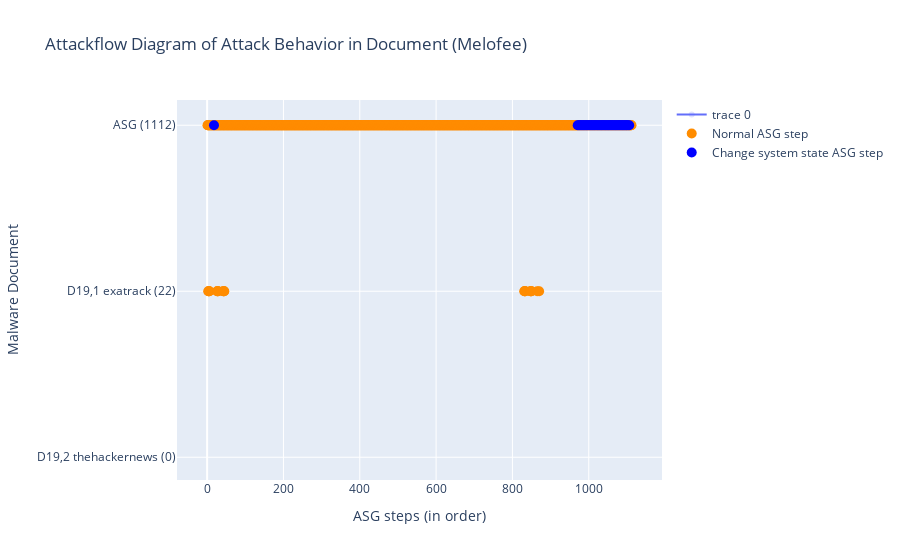

The notebook cell this image was saved under:
### Markdown cell above
### Run Script: draw Lifecycle diagram
- 兩個 traces (legend) 一般的 OP 和 ChangeSys OP。分兩個顏色，不重疊。
- x: [a,a,a,a,b,b,b,c,c,c] 不同 report 的 step 可以放同一個 list，因為屬於同個 trace。

### Code cell
# import plotly.express as px
import plotly
import plotly.graph_objects as go

def symmetric_difference(list1: list, list2: list) -> list:
    ''' return list1 - list2. '''
    s = set(list2)
    temp3 = [x for x in list1 if x not in s]
    return temp3

def draw_lifecycle(fset:FamilySet):
    familname = fset.familyname
    # reportnames = [rem.reportname for rem in fset.rem_lst if len(rem.match_regex)]

    fig = go.Figure()
    x, y = [], []
    x_sys, y_sys = [], []
    empty_columns = []

    for i, rem in enumerate(fset.rem_lst):
        numOfDot = len(rem.ASGstep_order_index)
        reportname = rem.reportname
        try:
            reportname = rem.reportname.split('.')[0]
            reportname = reportname.split('-')[1]
        except:
            print('source domian of report not found.')
            pass
        if reportname == 'Ms':
            reportname = 'Microsoft'
        idx = get_report_id(rem.reportname, mdf)
        reportname = f"{idx} {reportname}"
        reportname += f' ({numOfDot})'
        if len(rem.ASGstep_order_index) == 0:
            empty_columns.append(reportname)
            continue
        x_sys.extend(rem.SysASGstep_order_index) # 改變系統設定檔的 OP (這個變數有問題!!!)
        y_sys.extend([reportname] * len(rem.SysASGstep_order_index))
        current_x_normal = symmetric_difference(rem.ASGstep_order_index, rem.SysASGstep_order_index) # 一般的/其餘的 OP
        # print(reportname, 'numOfDot', numOfDot, 'rem.ASGstep_order_index', rem.ASGstep_order_index)
        # print('x_normal', current_x_normal, 'x_sys', rem.SysASGstep_order_index)
        x.extend(current_x_normal)
        y.extend([reportname] * len(current_x_normal))
        pass
    # todo: add baseline's lifecycle
    num_allstep = len(set(fset.sample.step_list))
    rowname = f'ASG ({num_allstep})'
    current_x_system = fset.sample.ASGstep_sysOnly_ordered_index # fset.sample.OPset_sysOnly_ordered_index
    current_x_normal = symmetric_difference(list(range(num_allstep)), current_x_system) # all steps - sysobj steps
    # print(sorted(current_x_system)) # 只能放UPDATE的，OPEN/READ不能喔
    x_sys.extend(current_x_system)
    y_sys.extend([rowname] * len(current_x_system)) 
    x.extend(current_x_normal)
    y.extend([rowname] * len(current_x_normal))
    # print(rowname, len(fset.sample.OPset), len(current_x_system), len(current_x_normal))

    # for empty_columns when report has no OPs
    for empty_col in empty_columns:
        fig.add_trace(go.Scatter(x=[0,], y=[empty_col,], marker=dict(opacity=0)))
    
    # normal OPs
    x = [idx+1 for idx in x] # add 1 to each asg index
    fig.add_trace(go.Scatter(
        x=x,
        y=y,
        marker=dict(color="darkorange", size=10),
        mode="markers",
        name="Normal ASG step", # Normal Operation Pair
    ))

    # changeSysObj OPs
    x_sys = x = [idx+1 for idx in x_sys]
    fig.add_trace(go.Scatter(
        x=x_sys,
        y=y_sys,
        marker=dict(color="blue", size=10),
        mode="markers",
        name="Change system state ASG step", # Change SR Operation Pair
    ))

    fig.update_layout(title=f"Attackflow Diagram of Attack Behavior in Document ({familname})",
                    xaxis_title="ASG steps (in order)",
                    yaxis_title="Malware Document")
    fig.show()

    if not os.path.exists("imgs"):
        os.mkdir("imgs")
    # fig.write_image(f"./imgs/{familname}_lifecycle.png") # bug -> no responce
    # plotly.offline.plot(fig, filename=f"./imgs/{familname}_lifecycle.html", auto_open=False)
    pass

draw_lifecycle(fset)

### Figure 1 — Plotly figure (JSON) as saved in the notebook; plotly's stock layout.template omitted (floating-point values rounded to 4 significant figures; data arrays with more than 128 entries replaced by an {"elided": "..."} marker saying what was removed)
{"data": [{"marker": {"opacity": 0}, "type": "scatter", "x": [0], "y": ["D19,2 thehackernews (0)"]}, {"marker": {"color": "darkorange", "size": 10}, "mode": "markers", "name": "Normal ASG step", "type": "scatter", "x": {"elided": "1087 int values"}, "y": {"elided": "1087 str values"}}, {"marker": {"color": "blue", "size": 10}, "mode": "markers", "name": "Change system state ASG step", "type": "scatter", "x": [18, 971, 974, 977, 980, 983, 986, 989, 992, 995, 998, 1001, 1004, 1007, 1010, 1013, 1016, 1019, 1022, 1025, 1028, 1031, 1034, 1037, 1040, 1043, 1046, 1049, 1052, 1055, 1058, 1061, 1064, 1067, 1070, 1073, 1076, 1079, 1082, 1085, 1088, 1091, 1094, 1097, 1100, 1103, 1106], "y": ["ASG (1112)", "ASG (1112)", "ASG (1112)", "ASG (1112)", "ASG (1112)", "ASG (1112)", "ASG (1112)", "ASG (1112)", "ASG (1112)", "ASG (1112)", "ASG (1112)", "ASG (1112)", "ASG (1112)", "ASG (1112)", "ASG (1112)", "ASG (1112)", "ASG (1112)", "ASG (1112)", "ASG (1112)", "ASG (1112)", "ASG (1112)", "ASG (1112)", "ASG (1112)", "ASG (1112)", "ASG (1112)", "ASG (1112)", "ASG (1112)", "ASG (1112)", "ASG (1112)", "ASG (1112)", "ASG (1112)", "ASG (1112)", "ASG (1112)", "ASG (1112)", "ASG (1112)", "ASG (1112)", "ASG (1112)", "ASG (1112)", "ASG (1112)", "ASG (1112)", "ASG (1112)", "ASG (1112)", "ASG (1112)", "ASG (1112)", "ASG (1112)", "ASG (1112)", "ASG (1112)"]}], "layout": {"title": {"text": "Attackflow Diagram of Attack Behavior in Document (Melofee)"}, "xaxis": {"title": {"text": "ASG steps (in order)"}}, "yaxis": {"title": {"text": "Malware Document"}}}}
